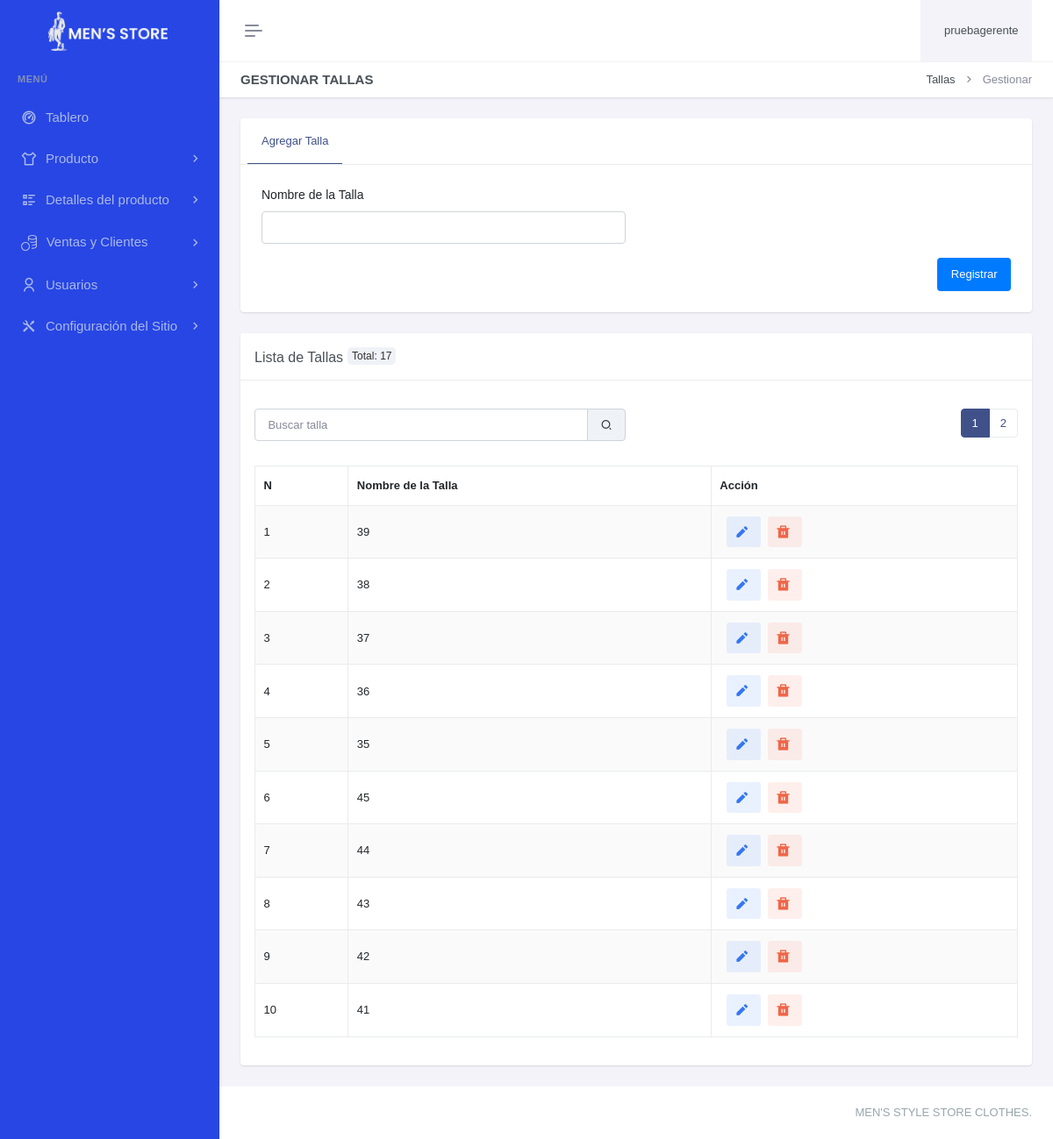
/paneladministrador/detallesproducto/talla/gestionar-talla.php (signed in), run on an earlier commit of the app's database.
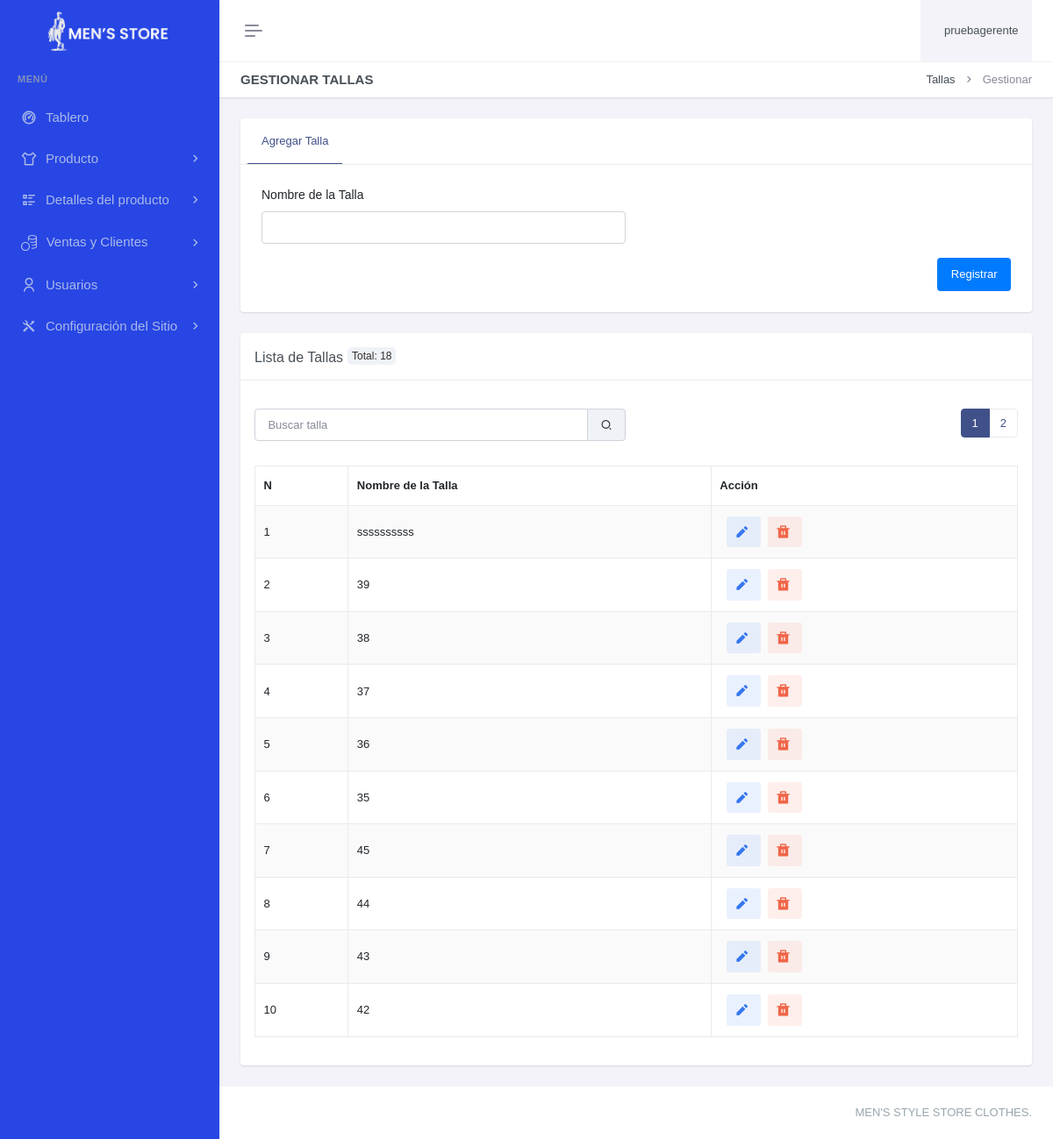
And on a later commit of the database.
### tables this page shows
CREATE TABLE `talla` (
  `talId` int(11) NOT NULL,
  `talNombre` varchar(30) DEFAULT NULL,
  `talFechaRegis` datetime DEFAULT current_timestamp()
);

### paneladministrador/detallesproducto/talla/gestionar-talla.php (the view, shortened to what the changed rows need)
<?php
include "../../header.php";
include "../../sidebar.php";
$registros_por_pagina = 10;
$pagina_actual = isset($_GET['pagina']) ? (int)$_GET['pagina'] : 1;
$offset = ($pagina_actual - 1) * $registros_por_pagina;
$search = isset($_GET['search']) ? trim($_GET['search']) : '';
$query_total = "SELECT COUNT(*) as total FROM talla WHERE talNombre LIKE ?";
$search_param = "%$search%";
$stmt_total = $con->prepare($query_total);
$stmt_total->bind_param('s', $search_param);
$stmt_total->execute();
$result_total = $stmt_total->get_result();
$total_registros = $result_total->fetch_assoc()['total'];
$total_paginas = ceil($total_registros / $registros_por_pagina);
?>
<div class="main-content">
    <div class="page-content">
        <div class="container-fluid">
            <div class="row">
                <div class="col-xxl-9">
                    <div class="card mt-4">
                        <div class="card-header">
                            <h5 class="card-title mb-0">Lista de Tallas<div class="badge-total">Total: <?php echo $total_registros; ?></div></h5>
                        </div>
                        <div class="card-body">
                            <div class="row mb-3">
                                <div class="col-md-6 d-flex justify-content-end">
                                <nav aria-label="Page navigation example">
                                    <ul class="pagination justify-content-center">
                                        <?php for ($i = 1; $i <= $total_paginas; $i++): ?>
                                            <li class="page-item <?php echo ($i == $pagina_actual) ? 'active' : ''; ?>">
                                                <a class="page-link" href="?pagina=<?php echo $i; ?>&search=<?php echo htmlspecialchars($search); ?>#example"><?php echo $i; ?></a>
                                            </li>
                                        <?php endfor; ?>
                                    </ul>
                                </nav>
                                </div>
                            </div>
                            <table id="example" class="table table-bordered dt-responsive nowrap table-striped align-middle" style="width:100%">
                                <thead>
                                    <tr>
                                    <th>N</th>
                                        <th>Nombre de la Talla</th>
                                        <th class="accion-col">Acción</th>
                                    </tr>
                                </thead>
                                <tbody>
                                    <?php
                                    $query = "SELECT * FROM talla WHERE talNombre LIKE ? ORDER BY talId DESC LIMIT ? OFFSET ?";
                                    $stmt = $con->prepare($query);
                                    $stmt->bind_param('sii', $search_param, $registros_por_pagina, $offset);
                                    $stmt->execute();
                                    $result = $stmt->get_result();
                                    $numeracion=$offset+1;
                                    while ($row = $result->fetch_assoc()) {
                                        echo "<tr id='talla-{$row['talId']}'>
                                                <td>{$numeracion}</td>
                                                <td>{$row['talNombre']}</td>
                                                <td>
                                                    <a href='editartalla.php?id={$row['talId']}' class='btn btn-soft-secondary btn-sm ms-2 me-1' aria-label='Editar' title='Editar'><i class='ri-pencil-fill align-bottom me-1' style='font-size: 1.5em;'></i></a>
                                                    <a href='javascript:void(0);' class='btn btn-soft-danger btn-sm' onclick='confirmDeleteTalla({$row['talId']})' aria-label='Eliminar' title='Eliminar'><i class='ri-delete-bin-fill align-bottom me-1' style='font-size: 1.5em;'></i></a>
                                                </td>
                                            </tr>";
                                            $numeracion++;
                                    }
                                    ?>
                                </tbody>
                            </table>
                        </div>
                    </div>
                </div>
            </div>
        </div>
    </div>
<?php include "../../footer.php"; ?>

What changed in the data, as far as the page shows it:
no longer on this page (row unchanged): talla: talNombre "41"
added talla: talNombre "ssssssssss"
Also different on the page:
$total_registros: "17" → "18"
